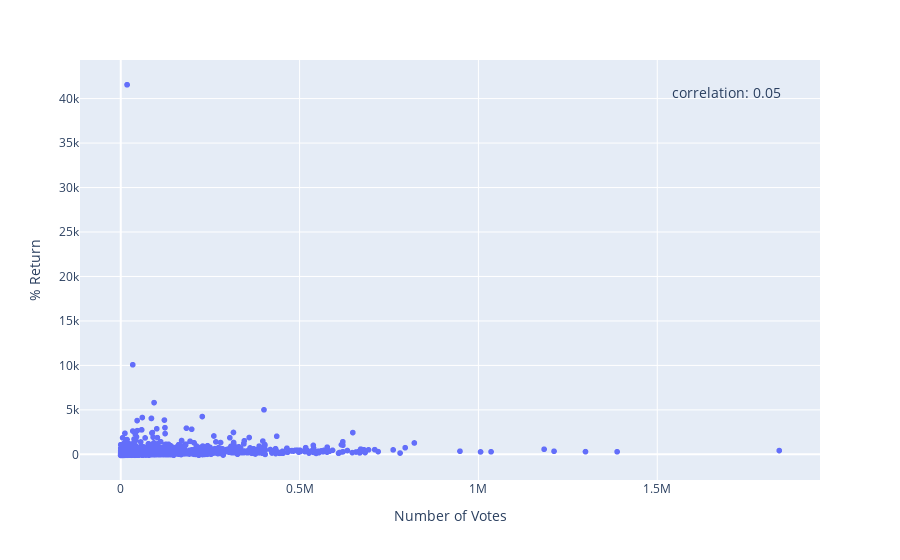

Notebook code cell kept with this figure:
### Markdown cell above
Now how about we look at Profit % versus numvotes

### Code cell
votesProfit = px.scatter(question2DF, x="numvotes", y="% Return")
correlation = question2DF["numvotes"].corr(question2DF["% Return"])
votesProfit.update_layout(annotations=[dict(x=0.95, y=0.95, xref='paper', yref='paper', text=f'correlation: {correlation:.2f}', 
                                 showarrow=False, font=dict(size=14))],xaxis_title='Number of Votes', yaxis_title='% Return')

### Figure 1 — Plotly figure (JSON) as saved in the notebook; plotly's stock layout.template omitted (floating-point values rounded to 4 significant figures; data arrays with more than 128 entries replaced by an {"elided": "..."} marker saying what was removed)
{"data": [{"hovertemplate": "numvotes=%{x}<br>% Return=%{y}<extra></extra>", "legendgroup": "", "marker": {"color": "#636efa", "symbol": "circle"}, "mode": "markers", "name": "", "showlegend": false, "type": "scattergl", "x": {"elided": "1652 int values"}, "xaxis": "x", "y": {"elided": "1652 float values"}, "yaxis": "y"}], "layout": {"annotations": [{"font": {"size": 14}, "showarrow": false, "text": "correlation: 0.05", "x": 0.95, "xref": "paper", "y": 0.95, "yref": "paper"}], "legend": {"tracegroupgap": 0}, "margin": {"t": 60}, "xaxis": {"anchor": "y", "domain": [0, 1], "title": {"text": "Number of Votes"}}, "yaxis": {"anchor": "x", "domain": [0, 1], "title": {"text": "% Return"}}}}
